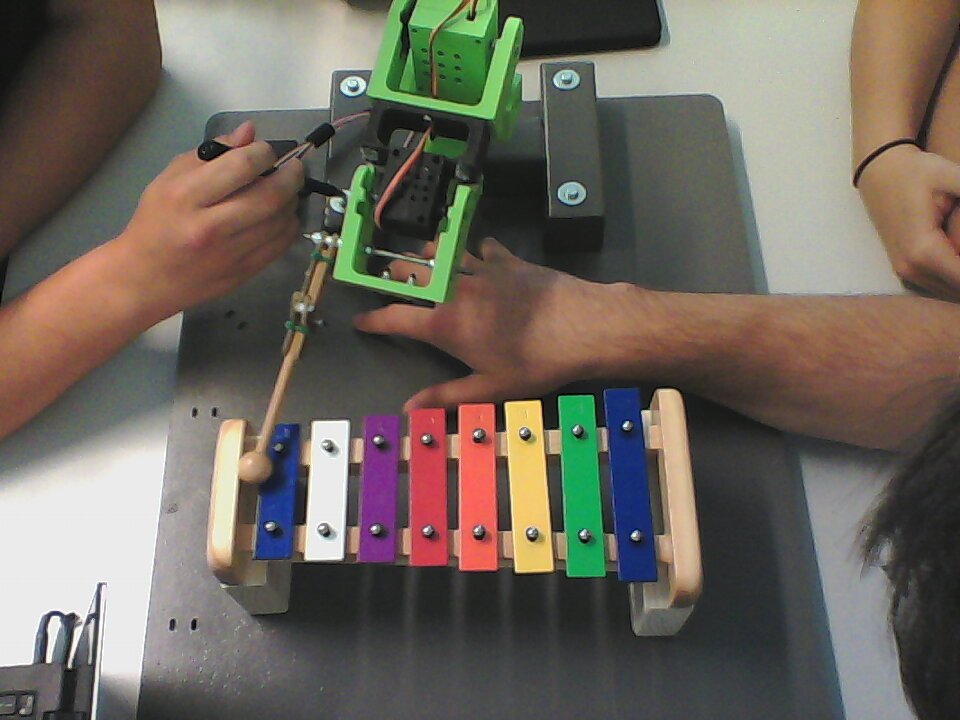
#> input picture xylo-python/images/setup.jpg, 960 x 720 px
$ python -i CircleDetection.py   (imports and definitions only)
#> lines starting #> are read from the running program, lines starting #| are printed output that depends on the picture
import cv2
import numpy as np

class CircleDetection:

    def getCircles(self, frame):
        frame = cv2.cvtColor(frame, cv2.COLOR_RGB2GRAY)
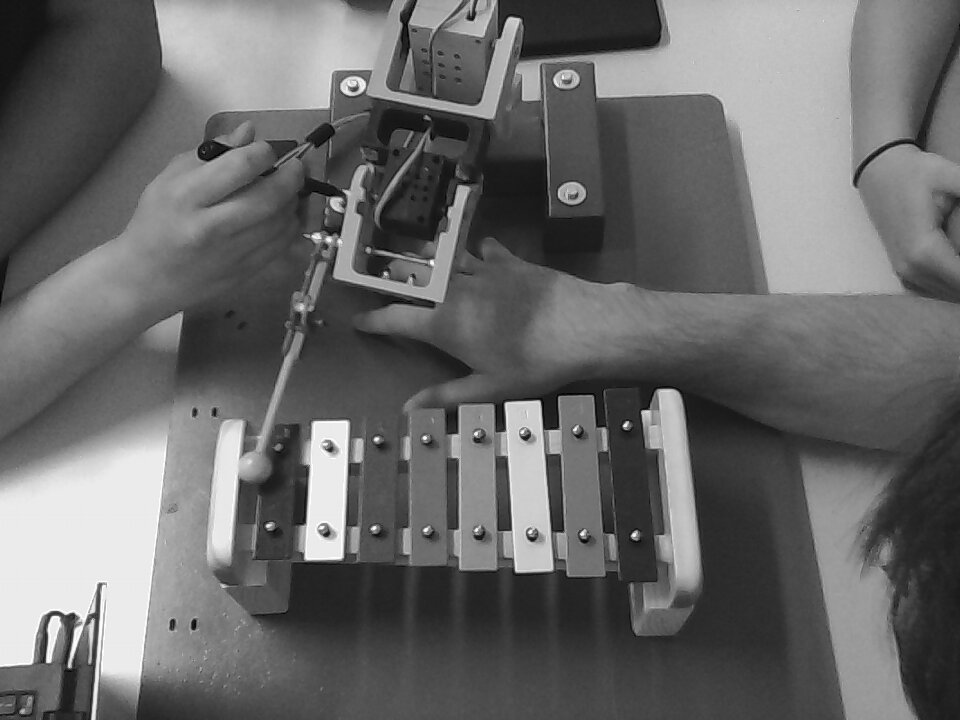
#> frame: shape (720, 960); min 0, max 255, mean 104.4
        frame = cv2.medianBlur(frame, 9)
        circles = cv2.HoughCircles(frame, cv2.HOUGH_GRADIENT, 1, 20, param1=50, param2=30, minRadius=8, maxRadius=35)
#> circles = None
        if (circles is not None):
            circles = np.uint16(np.around(circles))
        return circles

>>> import cv2
>>> picture = cv2.cvtColor(cv2.imread('images/setup.jpg'), cv2.COLOR_BGR2RGB)
>>> result = CircleDetection().getCircles(picture)
